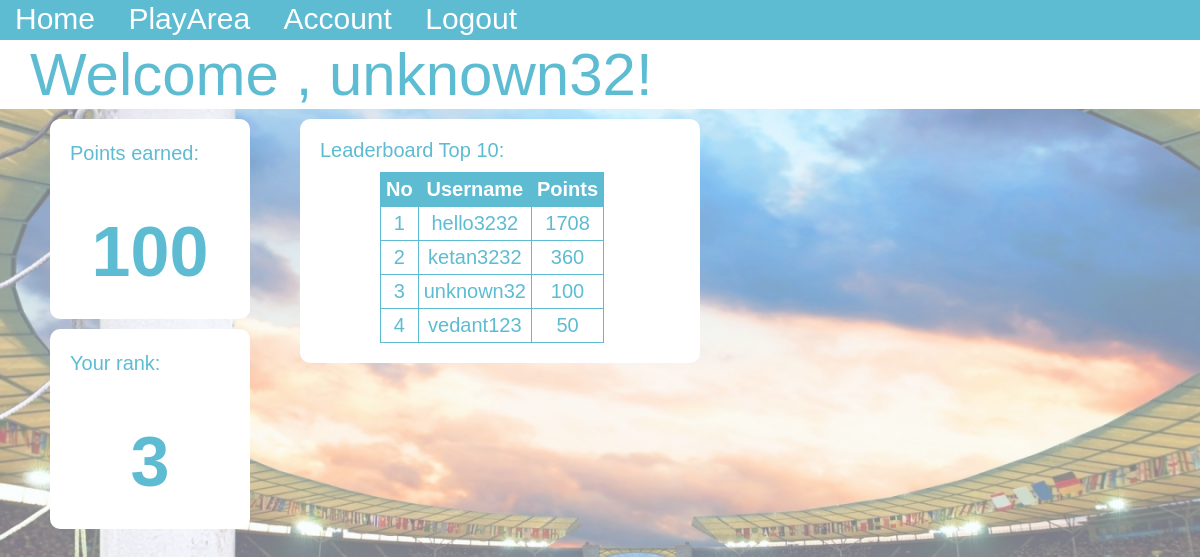
Screenshot of /dash/index.php (signed in) with the database file from the repository.
### tables this page shows
CREATE TABLE `users` (
  `id` int(255) NOT NULL,
  `uname` varchar(255) NOT NULL,
  `email` varchar(255) NOT NULL,
  `password` varchar(255) NOT NULL,
  `points` int(255) NOT NULL,
  `rank` int(255) NOT NULL
);

### dash/index.php (the view, shortened to what this page needs)
<html>
<head>
    <link rel="stylesheet" type="text/css" href="main.css" >
</head>
<?php
include '../connect.php';
?>
<body>
<div class='container'>
<div class='main'>
    <div class='tabs'>
        <a href="index.php">Home</a>
        <a href="play.php">PlayArea</a>
        <a href="account.php">Account</a>
        <a href="logout.php">Logout</a>
    </div>
    <div class='head'>&ensp;Welcome , <?php echo $_SESSION['uname']; ?>!</div>
    <div class='points'>
    &emsp; <br>&emsp;Points earned:<h1 class='ptext'><?php
    echo $_SESSION['points'];
    ?></h1>
    </div>
    <div class='rank'>
    &emsp; <br>&emsp;Your rank:<h1 class='ptext'><?php echo $_SESSION['rank']; ?></h1>
    </div>
    <div class='leaderboard'>
        Leaderboard Top 10:
        <?php
        $q="SELECT * FROM users ORDER BY points DESC";
        $result = mysqli_query($connect,$q);
        $no=1;
        echo "<table class='leadtable'>
        <tr>
        <th>No</th>
        <th>Username</th>
        <th>Points</th>
        </tr>";
        while($row = mysqli_fetch_array($result))
        {
            echo "<tr>";
            echo "<td>" . $no++ . "</td>";
            echo "<td>" . $row['uname'] . "</td>";
            echo "<td>" . $row['points'] . "</td>";
            echo "</tr>";
         }
        echo "</table>";
    ?>
    </div>
</div>
</div>
</body>
</html>

### dash/main.css (style rules this page uses)
body { font-family: Arial, Helvetica, sans-serif; margin: 0px }
.container { width: 100%; height: 100%; position: relative; }
.container:after { background-image: url('../layouts/main.jpg'); background-repeat: no-repeat; background-size: cover; width:100%; height:100%; position:absolute; top:0; left:0; opacity:0.5; content:''; }
.main { position:relative; z-index:1; }
.tabs { background-color: #5DBCD2; color: white; height: 40px; font-size: 30px; }
.head { background-color: white; color:#5DBCD2; font-size: 60px; }
a { text-decoration: none; color:white; margin-left: 5px; vertical-align: middle; padding: 5px 10px; }
.points,.rank { background-color: white; border-radius: 10px; color: #5DBCD2; width: 200px; height: 200px; margin-left: 50px; margin-top: 10px; font-size: 20px; }
.ptext { text-align: center; font-size: 70px }
.leaderboard { background-color: white; border-radius: 10px; color: #5DBCD2; width:30%; margin-left: 300px; margin-top: -410px; font-size: 20px; padding: 20px 20px; }
table,td { background-color: white; color: #5DBCD2; padding: 5px 5px; margin-left: 60px; margin-top: 10px; font-size: 20px; text-align: center; border:1px solid #5DBCD2 ; border-collapse:collapse }
th { background-color: #5DBCD2; color: white; border:1px solid #5DBCD2 ; text-align: center; padding: 5px 5px; text-align: center; }

### rows the page displays
users: uname "hello3232", points "1708"
users: uname "ketan3232", points "360"
users: uname "unknown32", points "100"
users: uname "vedant123", points "50"

### other values shown
$_SESSION['uname'] "unknown32"
$_SESSION['points'] "100"
$_SESSION['rank'] "3"
